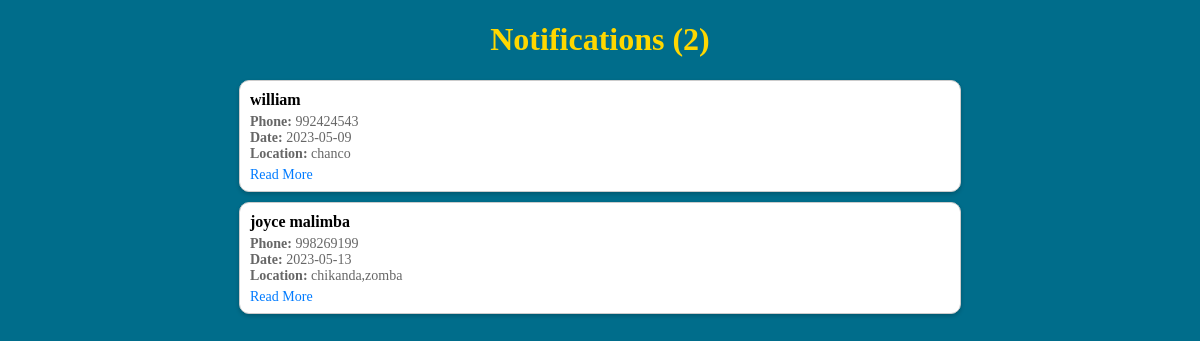
/Notifications.php, run on the app's committed database.
### tables this page shows
CREATE TABLE `reportform` (
  `name` varchar(25) NOT NULL,
  `phone` int(10) NOT NULL,
  `date` date NOT NULL,
  `location` varchar(25) NOT NULL,
  `incident` varchar(5000) NOT NULL
);

### Notifications.php (the view, shortened to what this page needs)
<!DOCTYPE html>
<html lang="en">
<head>
</head>
<body>
    <?php
    include('./db/Connections.php');
    $sql = "SELECT * FROM reportform";
    $result = mysqli_query($conn, $sql);
    echo '<h1>Notifications ('. mysqli_num_rows($result) .')</h1>';
    echo '<div class="data-container">';
    if (mysqli_num_rows($result) > 0) {
        while ($row = mysqli_fetch_array($result)) {
            echo '<div class="message">';
            echo '<div class="title"><a href="#">' . $row["name"] . '</a></div>';
            echo '<div class="info">';
            echo '<div><strong>Phone: </strong>' . $row["phone"] . '</div>';
            echo '<div><strong>Date: </strong>' . $row["date"] . '</div>';
            echo '<div><strong>Location: </strong>' . $row["location"] . '</div>';
            echo '</div>';
            if (strlen($row["incident"]) > 2) {
                echo '<div class="read-more">Read More</div>';
            } else {
                echo '<div class="description">' . $row["incident"] . '</div>';
            }
            echo'</div>';
        }
    }
    ?>
</body>
</html>

### Notifications.php (style rules this page uses)
.message { margin: 10px auto; max-width: 700px; height: 90px; margin-bottom: 10px; background-color: #fff; padding: 10px; border: 1px solid #ccc; border-radius: 10px; box-shadow: 0 2px 4px rgba(0, 0, 0, 0.2); }
.title a { font-size: 16px; font-weight: bold; color: #000; text-decoration: none; display: block; margin-bottom: 5px; }
.info { font-size: 14px; color: #666; margin-bottom: 5px; }
.read-more { font-size: 14px; color: #007bff; text-decoration: none; cursor: pointer; }
body { background-color: rgb(0, 109, 139); }
h1 { color: gold; text-align: center; }

### data on the page
reportform: name "william", phone "992424543", date "2023-05-09", location "chanco"
reportform: name "joyce malimba", phone "998269199", date "2023-05-13", location "chikanda,zomba"

### other printed values
mysqli_num_rows($result) "2"
